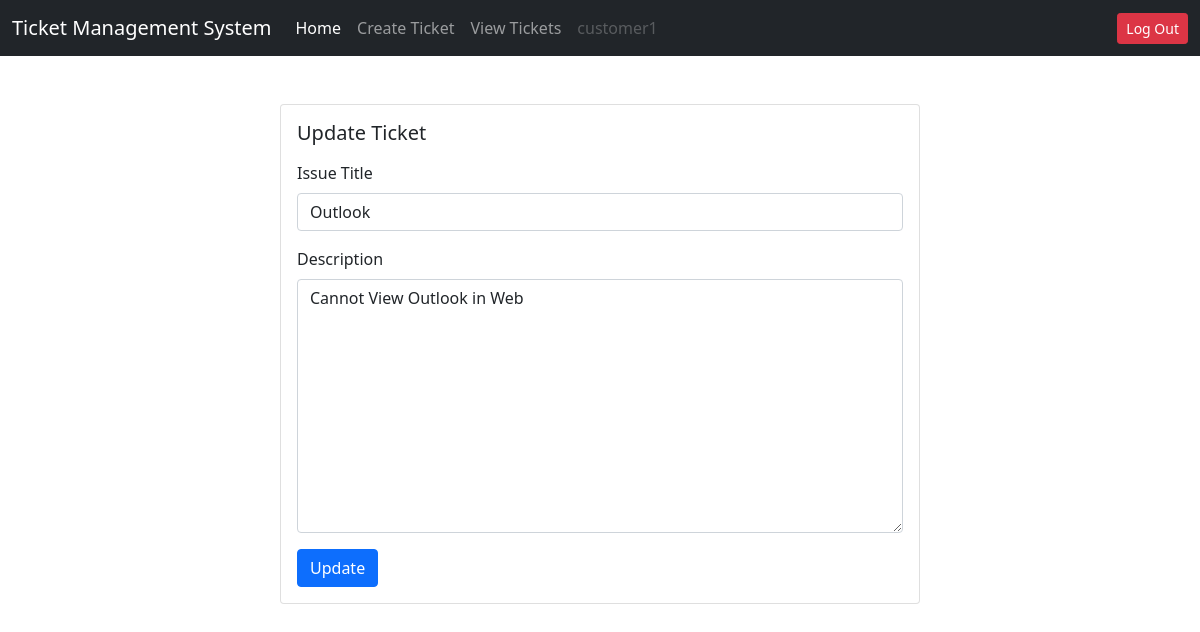
The app's page /update-ticket/1/ (signed in) with its own data.
### users/models.py (models this page shows, shortened)
class User(AbstractUser):
    is_customer = models.BooleanField(default=False)
    is_engineer = models.BooleanField(default=False)
    email = models.EmailField(unique=True)

### ticket/models.py (models this page shows, shortened)
class Ticket(models.Model):
    status_choices = (
        ('Active', 'Active'),
        ('Completed', 'Completed'),
        ('Pending', 'Pending'),
    )
    ticket_number = models.UUIDField(default=uuid.uuid4)
    title = models.CharField(max_length=100)
    description = models.TextField()
    created_by = models.ForeignKey(User, on_delete=models.CASCADE, related_name="created_by")
    date_created = models.DateTimeField(auto_now_add=True)
    assigned_to = models.ForeignKey(User, on_delete=models.DO_NOTHING, null=True, blank=True)
    is_resolved = models.BooleanField(default=False)
    accepted_date = models.DateTimeField(null=True, blank=True)
    closed_date = models.DateTimeField(null=True, blank=True)
    ticket_status = models.CharField(max_length=100, choices=status_choices, default='Pending')

### ticket/views.py (the view)
# urls.py: path('update-ticket/<int:pk>/', views.update_ticket, name='update-ticket'),
@login_required(login_url='login')
def update_ticket(request, pk):
    ticket = Ticket.objects.get(pk=pk)
    if not ticket.is_resolved:
        if request.method == 'POST':
            form = CreateTicketForm(request.POST, instance=ticket)
            if form.is_valid():
                form.save()
                messages.success(request, 'Your ticket has been updated and all the changes are saved in the database.')
                return redirect('dashboard')
            else:
                messages.warning(request, 'Something went wrong. Please check your credentials')
        else:
            form = UpdateTicketForm(instance=ticket)
            context = {
                'form': form
            }
            return render(request, 'ticket/update_ticket.html', context)
    else:
        messages.warning(request, 'You cannot update a resolved ticket.')
        return redirect('dashboard')

### ticket/form.py
class UpdateTicketForm(forms.ModelForm):
    class Meta:
        model = Ticket
        fields = ['title', 'description']

### templates/ticket/update_ticket.html (shortened to what this page needs)
{% extends 'base.html' %}
{% load widget_tweaks %}
{% block content %}
<div class="card mx-auto" style="width: 40rem;">
    <div class="card-body">
        <h5 class="card-title mb-3 ">Update Ticket</h5>
        <form action="" method="post">
            <div class="mb-3">
                <label for="exampleInputEmail1" class="form-label">Issue Title</label>
                {% render_field form.title class="form-control" %}
            </div>
            <div class="mb-3">
                <label for="exampleInputPassword1" class="form-label">Description</label>
                {% render_field form.description class="form-control" %}
            </div>
            <button class="btn btn-primary">Update</button>
        </form>
    </div>
</div>
{% endblock content %}

### templates/base.html (shortened to what this page needs)
<!DOCTYPE html>
<html lang="en">
<head>
    <link href="https://cdn.jsdelivr.net/npm/bootstrap@5.0.2/dist/css/bootstrap.min.css" rel="stylesheet"
>
    <link rel="stylesheet" href="https://cdnjs.cloudflare.com/ajax/libs/font-awesome/6.0.0-beta3/css/all.min.css">
</head>
<body>
    {% if request.user.is_customer %}
    <nav class="navbar navbar-expand-lg navbar-dark bg-dark">
        <div class="container-fluid">
            <a href="/" class="navbar-brand">Ticket Management System</a>
        <div class="collapse navbar-collapse" id="navbarSupportedContent">
            <ul class="navbar-nav me-auto mb-2 mb-lg-0">
                <li class="nav-item">
                    <a href="" class="nav-link active">Home</a>
                </li>
                <li class="nav-item">
                    <a href="{% url 'create-ticket' %}" class="nav-link">Create Ticket</a>
                </li>
                <li class="nav-item">
                    <a href="{% url 'all-tickets' %}" class="nav-link">View Tickets</a>
                </li>
                <li class="nav-item">
                    <a href="#" class="nav-link disabled" tabindex="-1" aria-disabled="true">{{ request.user.username }}</a>
                </li>
            </ul>
            <a href="{% url 'logout' %}" class="btn btn-danger btn-sm ms-2"> Log Out</a>
        </div>
        </div>
    </nav>
    {% endif %}
    <div class="container mt-5">
        {% block content %}
        {% endblock content %}
    </div>
</body>
</html>

### records on screen
User: user.username "customer1"
Ticket: title "Outlook", description "Cannot View Outlook in Web"
